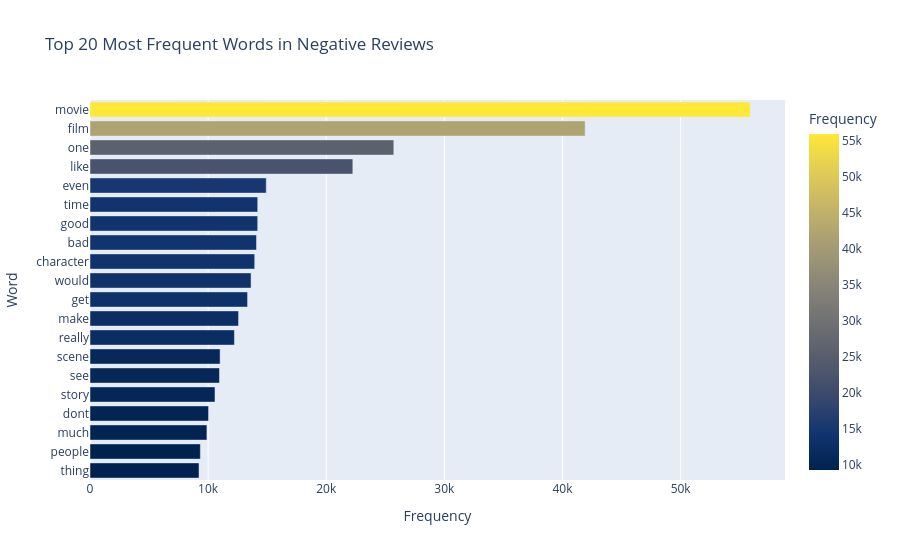

Notebook source saved alongside this figure:
### Code cell
# Top 20 Negative Words
negative_tokens = []
for tokens in df[df["sentiment"]=="negative"]["tokens"]:
    negative_tokens.extend(tokens)

top_negative = pd.DataFrame(
    Counter(negative_tokens).most_common(20),
    columns=["Word","Frequency"]
).sort_values("Frequency")

fig = px.bar(
    top_negative,
    x="Frequency",
    y="Word",
    orientation="h",
    color="Frequency",
    color_continuous_scale="Cividis",
    title="Top 20 Most Frequent Words in Negative Reviews"
)

fig.show()

### Figure 1 — Plotly figure (JSON) as saved in the notebook; plotly's stock layout.template omitted (floating-point values rounded to 4 significant figures)
{"data": [{"hovertemplate": "Frequency=%{marker.color}<br>Word=%{y}<extra></extra>", "legendgroup": "", "marker": {"color": [9230, 9342, 9898, 10037, 10581, 10962, 11013, 12224, 12576, 13339, 13633, 13943, 14096, 14196, 14199, 14921, 22249, 25719, 41915, 55892], "coloraxis": "coloraxis", "pattern": {"shape": ""}}, "name": "", "orientation": "h", "showlegend": false, "textposition": "auto", "type": "bar", "x": [9230, 9342, 9898, 10037, 10581, 10962, 11013, 12224, 12576, 13339, 13633, 13943, 14096, 14196, 14199, 14921, 22249, 25719, 41915, 55892], "xaxis": "x", "y": ["thing", "people", "much", "dont", "story", "see", "scene", "really", "make", "get", "would", "character", "bad", "good", "time", "even", "like", "one", "film", "movie"], "yaxis": "y"}], "layout": {"barmode": "relative", "coloraxis": {"colorbar": {"title": {"text": "Frequency"}}, "colorscale": [[0, "#00224e"], [0.1111, "#123570"], [0.2222, "#3b496c"], [0.3333, "#575d6d"], [0.4444, "#707173"], [0.5556, "#8a8678"], [0.6667, "#a59c74"], [0.7778, "#c3b369"], [0.8889, "#e1cc55"], [1, "#fee838"]]}, "legend": {"tracegroupgap": 0}, "title": {"text": "Top 20 Most Frequent Words in Negative Reviews"}, "xaxis": {"anchor": "y", "domain": [0, 1], "title": {"text": "Frequency"}}, "yaxis": {"anchor": "x", "domain": [0, 1], "title": {"text": "Word"}}}}
